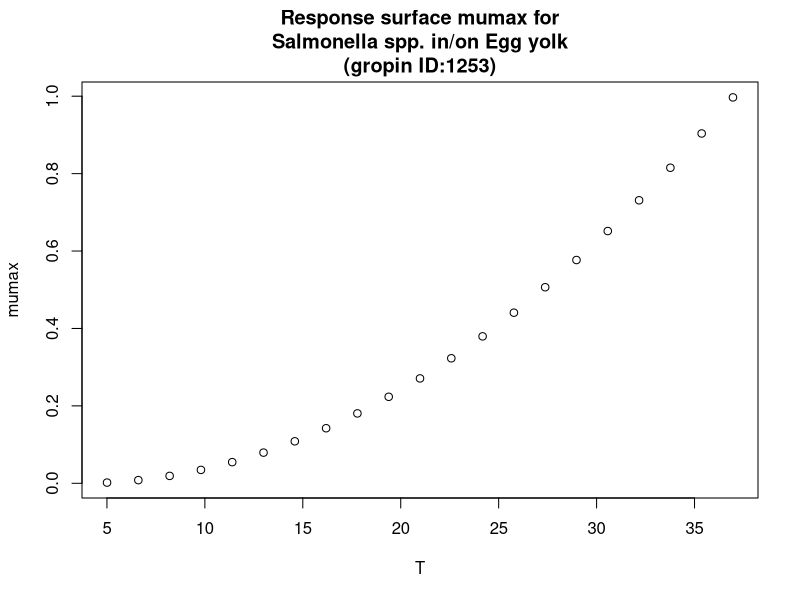

Generate this figure with R:
#############################
# start of Parameter script
#############################
T <- seq(5.005,36.963036963037,length.out=21)
#############################
# end of Parameter script
#############################
############################# 
# start of Model script Gropin ID 1253 
#############################
 
# constant coefficients for this model
 
variables <- data.frame(T)
argumentsPar <- expand.grid(variables)
 
# heart of the model
response_surface <- function(T) {
   mumax <-(0.02991*(T-3.581))^2

return(mumax=mumax)
} 

# output parameters
responseSurface <- cbind(argumentsPar,response_surface(argumentsPar['T']))
colnames(responseSurface) <- c(colnames(argumentsPar),'mumax')
#############################
# End of Model script
#############################
############################# 
# start of Visualisation script Gropin ID 1253 
#############################
plot(T,responseSurface$'mumax',xlab='T',
                          ylab='mumax',main='Response surface mumax for
Salmonella spp. in/on Egg yolk
(gropin ID:1253)')
#############################
# End of Visualisation script
#############################
